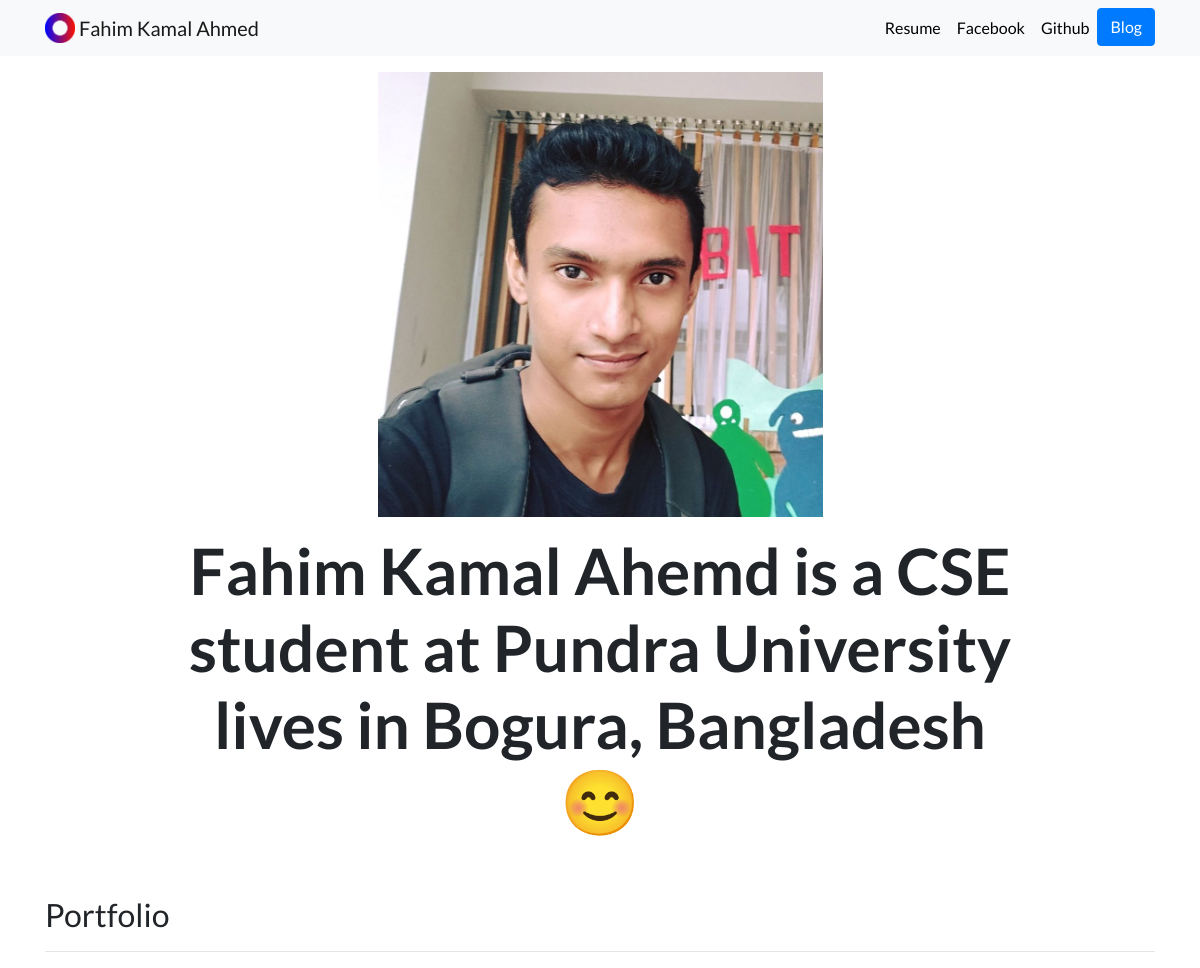
The app's page /, older data.
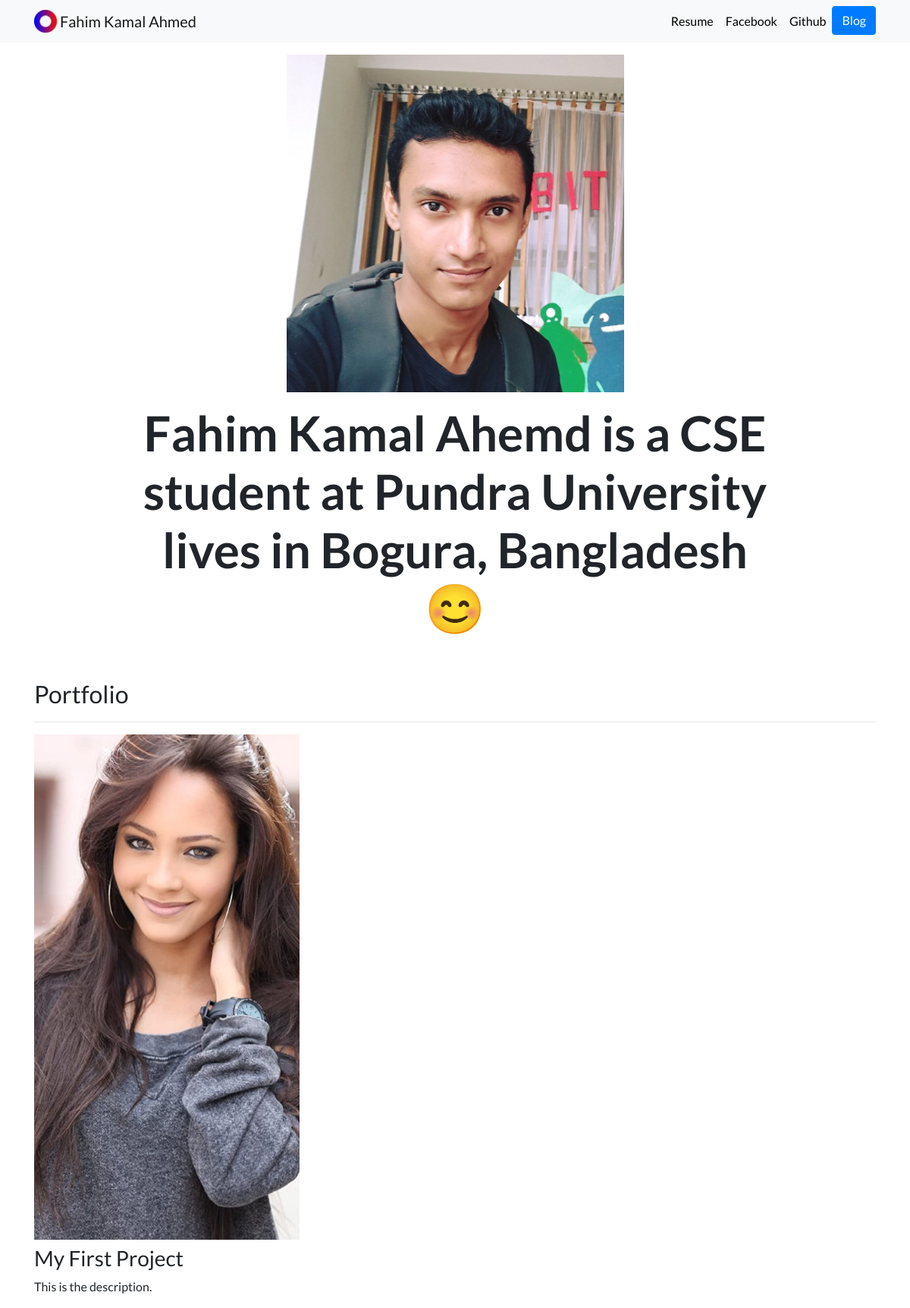
The same page, newer data.
### portfolio/models.py (models this page shows, shortened)
class Project(models.Model):
    title = models.CharField(max_length=100)
    description = models.CharField(max_length=256)
    image = models.ImageField(upload_to='portfolio/images/')
    url = models.URLField(blank=True)

### portfolio/views.py (the view)
# urls.py: path('', views.HomePage.as_view(), name='homepage'),
class HomePage(ListView):
    model = Project
    context_object_name = 'projects'
    template_name = 'portfolio/home.html'

### portfolio/templates/portfolio/home.html
{% extends "base.html" %}
{% load static %}
{% block content %}
  <div class="container">
    <div class="row justify-content-center my-3">
      <div class="col-5">
        <img src="{% static 'portfolio/Profile_pic.jpg' %}" class="img-fluid">
      </div>
    </div>
    <div class="row justify-content-center mb-3">
      <div class="col-md-9 text-center">
        <h1 id="hometext" class="font-weight-bold">
          Fahim Kamal Ahemd is a CSE student at Pundra University lives in Bogura, Bangladesh 😊</h1>
      </div>
    </div>
    <h2 class="mt-5">Portfolio</h2>
    <hr>
    <div class="row">
      {% for project in projects %}
      <div class="col-lg-4 col-md-6">
        {% if project.url %}
        <a href="{{ project.url }}" target="_blank">
          <img src="{{ project.image.url }}" class="img-fluid mb-2">
        </a>
        {% else %}
        <img src="{{ project.image.url }}" class="img-fluid mb-2">
        {% endif %}
        <h3>{{ project.title }}</h3>
        <p>{{ project.description }}</p>
      </div>
      {% endfor %}
    </div>
  </div>
{% endblock %}

### templates/base.html (shortened to what this page needs)
{% load static %}
<!DOCTYPE html>
<html lang="en" dir="ltr">
  <head>
    <link rel="stylesheet" href="{% static 'bootstrap/bootstrap_4.5.0.min.css' %}">
    <link rel="stylesheet" href="{% static "master.css" %}">
  </head>
  <body>
      <nav class="navbar navbar-expand-md navbar-light bg-light">
        <div class="container">
          <a class="navbar-brand" href="{% url 'homepage' %}">
            <img src="{% static "Logo.png" %}" width="30" height="30" class="d-inline-block align-top" alt="Nick's Logo">
            <span>Fahim Kamal Ahmed</span>
          </a>
          <div class="collapse navbar-collapse text-center" id="navbarNav">
            <ul class="navbar-nav ml-auto">
              <li class="nav-item">
                <a class="nav-link" href="{% static "portfolio/database_assignment.pdf" %}" target="_blank">Resume</a>
              </li>
              <li class="nav-item">
                <a class="nav-link" href="https://www.facebook.com/fahimkamal63" target="_blank">Facebook</a>
              </li>
              <li class="nav-item">
                <a class="nav-link" href="https://github.com/FahimKamal" target="_blank">Github</a>
              </li>
              <li>
                <a role="button" href="{% url 'blog:blog' %}" class="btn btn-primary">Blog</a>
              </li>
            </ul>
          </div>
        </div>
      </nav>
      {% block content %}{% endblock %}
  </body>
</html>

### static/master.css (style rules this page uses)
.navbar-nav .nav-link { color: rgba(0,0,0,1) !important; }
body { font-family: 'Lato', sans-serif; }
@media (min-width: 992px) { #hometext { font-size: 4rem; } }

Row changes from the older to the newer data that the page shows:
added Project: image (picture), title "My First Project", description "This is the description."
